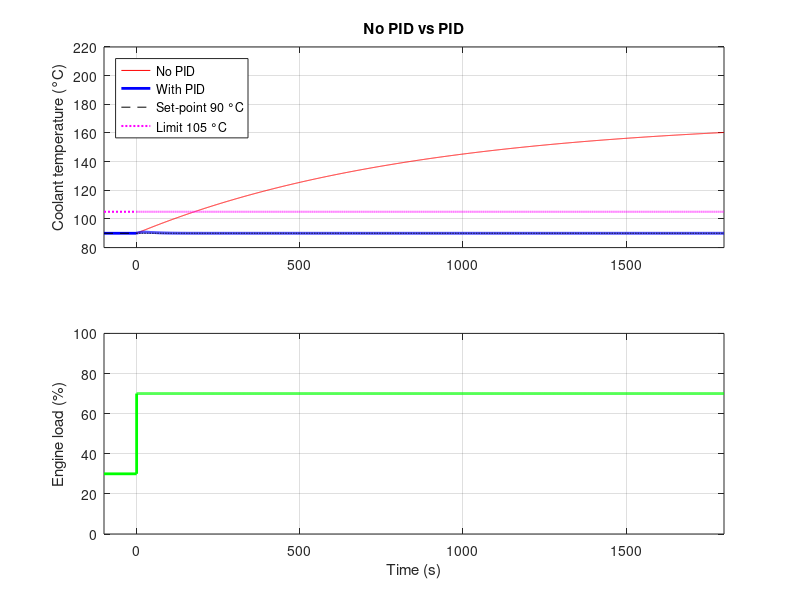
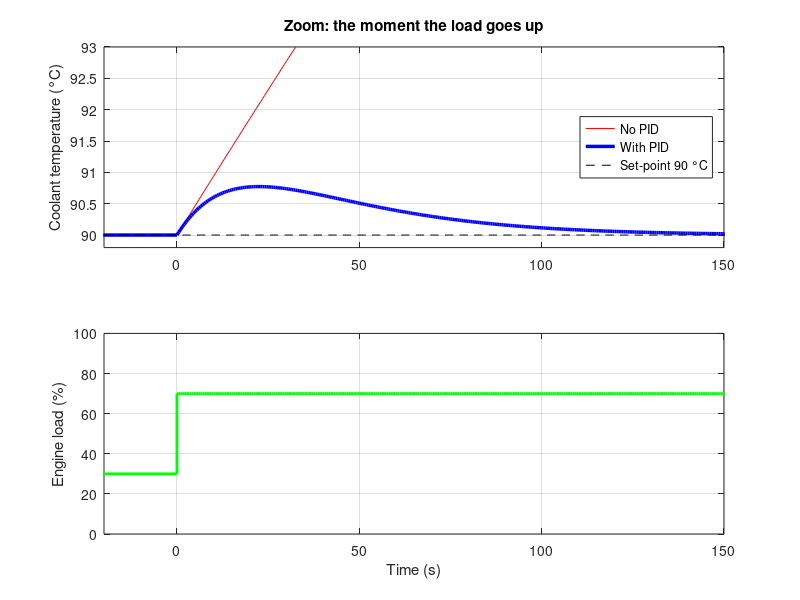

MATLAB code for these plots, in order:
%% PID Temperature Control of a Truck Engine
% How the coolant temperature changes when the engine load goes up,
% first with no controller, then with a PID controller.
% Sushanth Bibi (24BME0501), Ganishk Mohanraj (24BME0500)
%
% Sources
% [1] Volvo Trucks, Fact sheet D13C460 EU5SCR-M, 2010
% [2] G. S. Rosa et al., "Dimensioning procedure of coolant radiators for
%     trucks and buses", COBEM 2009
% [3] M. Mohamed et al., "Performance of electronically controlled
%     automotive engine cooling system using PID and LQR control
%     techniques", IOSR J. Engineering 8(6), 2018, pp. 16-25
% [4] A. Haury, J. Volkering, "Modelisation of the engine coolant
%     warming-up behavior", MSc thesis 2011:13, Chalmers
% [5] Engineering ToolBox, specific heat and density tables
% [6] S. Skogestad, "Simple analytic rules for model reduction and PID
%     controller tuning", J. Process Control 13 (2003) 291-309

clc;
clear;
close all;

%% Data from the sources
P     = 338;        % engine power [kW]                       [1]
m_eng = 1121;       % engine dry weight [kg]                  [1]
V_c   = 38;         % coolant volume [L]                      [1]
V_o   = 33;         % oil volume [L]                          [1]
cp_fe = 0.46;       % cast iron [kJ/kg K]                     [5]
rho_w = 0.96531;    % water at 90 °C [kg/L]                   [5]
cp_w  = 4.2053;     % water at 90 °C [kJ/kg K]                [5]
rho_o = 0.900;      % lubricating oil [kg/L]                  [5]
cp_o  = 1.67;       % mineral oil [kJ/kg K]                   [5]
cp_a  = 1.006;      % air [kJ/kg K]                           [5]
beta  = 0.5;        % heat to coolant / engine power (0.45-0.55) [2]
m_w   = 3.25;       % coolant flow [kg/s]                     [2]
T_w   = 100;        % radiator rating: water in [°C]          [2]
T_a   = 30;         % radiator rating: air in [°C]            [2]
% Fan air flow = where system curve meets fan curve, Fig. 6 of [2]:
%   system: 25.105x^2 + 76.084x - 3.7131,   fan: -1.9147x^2 - 457.51x + 2945
mf_max = max(roots([25.105+1.9147, 76.084+457.51, -3.7131-2945]));   % = 4.50 kg/s

%% Transfer function numbers from the energy balance [3]
% Block + coolant + oil as one mass [4]:
%   C*dT/dt = Q_engine - eps*m_fan*cp_a*(T - T_a)
C     = m_eng*cp_fe + V_c*rho_w*cp_w + V_o*rho_o*cp_o;   % heat capacity [kJ/K]
eps   = beta*P/(mf_max*cp_a*(T_w - T_a));               % radiator effectiveness
H     = beta*P*0.30/(90 - T_a);                         % heat removed per K at 90 °C, 30 % load [kW/K]
tau_c = C/H;                                            % engine time constant [s]
tau_r = V_c*rho_w/m_w;                                  % coolant loop time [s]
K_fan = eps*cp_a*(90 - T_a)/H;                          % K per kg/s of fan air
K_load = beta*P/100/H;                                  % K per % load

%% Plant
% Fan path:  fan air flow [kg/s] -> coolant temperature [K]
num = K_fan;                        % = 38.1
den = conv([tau_c 1],[tau_r 1]);    % (851s+1)(11.3s+1)
G = tf(num, den)

% Load path: engine load [%] -> coolant temperature [K]
numd = K_load;                      % = 2.0
dend = [tau_c 1];                   % (851s+1)
Gd = tf(numd, dend)

%% PID controller (SIMC tuning rule [6])
Kc   = tau_c/(K_fan*tau_r);
tauI = min(tau_c, 4*tau_r);
tauD = tau_r;
Kp = Kc*(1 + tauD/tauI)             % = 2.48
Ki = Kp/(tauI + tauD)               % = 0.044
Kd = Kp*tauI*tauD/(tauI + tauD)     % = 22.4
C = tf(Kp, 1) + tf(Ki, [1 0]) + tf([Kd 0], [0.01 1]);   % Kp + Ki/s + Kd*s

%% Load goes from 30 % to 70 % at t = 0
t = 0:0.5:1800;                 % 30 minutes

% Without PID: load -> temperature = Gd
[T_noPID, t] = step(40*Gd, t);

% With PID: load -> temperature = Gd / (1 + C*G)
D = Gd * feedback(1, C*G);
[T_PID, t] = step(40*D, t);

%% Add 100 s of steady running before the load step (t = 0)
tp     = [-100; t(:)];
Tp_no  = 90 + [0; T_noPID(:)];
Tp_pid = 90 + [0; T_PID(:)];
load_p = 30 + 40*(tp >= 0);        % engine load [%]: 30 before t = 0, 70 after

%% Figure 1: no PID vs PID over 30 minutes
figure;
subplot(2,1,1);
plot(tp, Tp_no, 'r', tp, Tp_pid, 'b', 'LineWidth', 2);
hold on;
plot(tp, 90*ones(size(tp)), 'k--');
plot(tp, 105*ones(size(tp)), 'm:', 'LineWidth', 1.5);
grid on;
xlim([-100 1800]);
ylim([80 220]);
title('No PID vs PID');
ylabel('Coolant temperature (°C)');
legend('No PID', 'With PID', 'Set-point 90 °C', 'Limit 105 °C', 'Location', 'northwest');

subplot(2,1,2);
stairs(tp, load_p, 'g', 'LineWidth', 2);
grid on;
xlim([-100 1800]);
ylim([0 100]);
xlabel('Time (s)');
ylabel('Engine load (%)');

%% Figure 2: zoom on the moment the load changes
figure;
subplot(2,1,1);
plot(tp, Tp_no, 'r', tp, Tp_pid, 'b', 'LineWidth', 2.5);
hold on;
plot(tp, 90*ones(size(tp)), 'k--');
grid on;
xlim([-20 150]);
ylim([89.8 93]);
title('Zoom: the moment the load goes up');
ylabel('Coolant temperature (°C)');
legend('No PID', 'With PID', 'Set-point 90 °C', 'Location', 'east');

subplot(2,1,2);
stairs(tp, load_p, 'g', 'LineWidth', 2);
grid on;
xlim([-20 150]);
ylim([0 100]);
xlabel('Time (s)');
ylabel('Engine load (%)');

%% Results
disp(['No PID:   temperature after 30 min = ', num2str(90 + T_noPID(end), '%5.1f'), ' °C']);
disp(['With PID: highest temperature      = ', num2str(90 + max(T_PID), '%5.2f'), ' °C']);
disp(['With PID: temperature after 30 min = ', num2str(90 + T_PID(end), '%5.2f'), ' °C']);
poles = pole(feedback(C*G, 1))   % all negative real parts -> stable

% Inference:
% Without a PID, the extra load keeps heating the engine: it passes the
% 105 °C limit after about 3 minutes and keeps rising. With the PID, the temperature rises by less
% than 1 °C and is brought back to exactly 90 °C in about 2 minutes.
